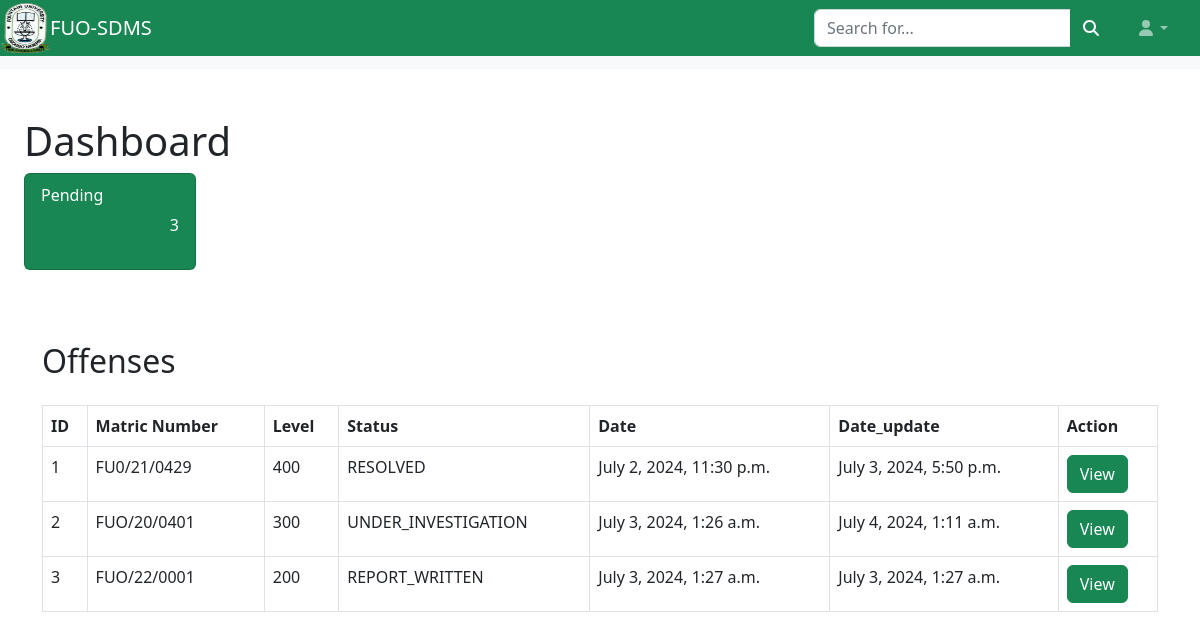
Screenshot of /home/ (signed in) with the database file from the repository.
### offense/models.py (models this page shows, shortened)
class Offense(models.Model):
    class Status(models.TextChoices):
        PENDING_STATEMENT = 'PENDING_STATEMENT', 'Pending Statement'
        REPORT_WRITTEN = 'REPORT_WRITTEN', 'Report Written'
        UNDER_INVESTIGATION = 'UNDER_INVESTIGATION', 'Under Investigation'
        RESOLVED = 'RESOLVED', 'Resolved' # completed
        RECOMMENDATION = 'RECOMMENDATION', 'Recommendation' #from SDC
    student = models.ForeignKey(Student, on_delete=models.CASCADE, related_name='offenses', null=False)
    statement = models.TextField()
    conclusion = models.TextField(blank=True)
    recommendation = models.TextField(blank=True)
    status = models.CharField(max_length=20, choices=Status.choices, default=Status.PENDING_STATEMENT)
    created_at = models.DateTimeField(auto_now_add=True)
    updated_at = models.DateTimeField(auto_now=True)

class Student(models.Model):
    name = models.CharField(max_length=100, null=False)
    matric_no = models.CharField(max_length=20, unique=True)
    level = models.CharField(max_length=10, null=False)
    department = models.CharField(max_length=30, null=False)

### offense/views.py (the view)
# urls.py: 2. Add a URL to urlpatterns:  path('', views.home, name='home')
@login_required
@security_redirect
def home(request):
    resolved_offenses = None
    if request.user.is_sdc:
       offenses = Offense.objects.select_related('student').filter(status=Offense.Status.UNDER_INVESTIGATION)
    elif request.user.is_senate:
       offenses = Offense.objects.select_related('student').filter(status__in=(Offense.Status.REPORT_WRITTEN, Offense.Status.RECOMMENDATION,))
       resolved_offenses = Offense.objects.select_related('student').filter(status=Offense.Status.RESOLVED)
    elif request.user.is_superuser:
       offenses = Offense.objects.select_related('student').all()
    context = {
        "data": offenses,
        "resolved_offenses": resolved_offenses
        }
    return render(request, 'home.html', context)

### offense/views.py (called while the page is built)
def security_redirect(view_func):
    @wraps(view_func)
    def _wrapped_view(request, *args, **kwargs):
        if request.user.is_authenticated and request.user.is_security:
            return redirect('statement_form')  # replace with your redirect URL or view name
        return view_func(request, *args, **kwargs)
    return _wrapped_view

### templates/home.html (shortened to what this page needs)
{% extends "base_navbar.html" %} {% block title %} Home - Dashboard {% endblock title %} {% block main %}
<main>
  <div class="container-fluid px-4">
    <div class="row">
      <div class="col-xl-2 col-md-6">
        <h1 class="mt-4">Dashboard</h1>
        <div class="card bg-success text-white mb-4">
          <div class="card-body">
            <h6 class="card-subtitle mb-2">Pending</h6>
            <div class="d-flex justify-content-end">
                <p> {{ data | length }}</p>
            </div>
          </div>
        </div>
      </div>
    </div>
    <div class="container mt-5">
      <h2 class="mb-4">Offenses </h2>
      <table class="table table-bordered">
        <thead class="thead-light">
          <tr>
            <th scope="col">ID</th>
            <th scope="col">Matric Number</th>
            <th scope="col">Level</th>
            <th scope="col">Status</th>
            <th scope="col">Date</th>
            <th scope="col">Date_update</th>
            <th scope="col">Action</th>
          </tr>
        </thead>
        <tbody>
          {% for item in data %}
          <tr>
            <td>{{ item.id }}</td>
            <td>{{ item.student.matric_no }}</td>
            <td>{{ item.student.level }}</td>
            <td>{{ item.status }}</td>
            <td>{{ item.created_at }}</td>
            <td>{{ item.updated_at }}</td>
            <td>
              <button type="button" class="btn btn-success" data-bs-toggle="modal" data-bs-target="#statement" data-bs-offenseid="{{item.id}}" data-bs-statement="{{item.statement}}" data-bs-recommendation="{{item.recommendation}}" data-bs-recommendation="{{item.notes}}" >
                View
              </button>
            </td>
          </tr>
        {% endfor %}
        </tbody>
      </table>
      <br/> <br/>
    </div>
</main>
{% endblock main %}

### templates/base_navbar.html (shortened to what this page needs)
{% extends "base.html" %} {% block content %}
    {% load static %}
  <nav class="sb-topnav navbar navbar-expand navbar-dark bg-success">
<a class="navbar-brand d-flex align-items-center" href="{% url 'home' %}">
    <img src="{% static 'images/fuo logo.png' %}" alt="FUO Logo" width="50" height="50" class="d-inline-block align-top">
    <span class="brand-text">FUO-SDMS</span>
</a>
  <form
    class="d-none d-md-inline-block form-inline ms-auto me-0 me-md-3 my-2 my-md-0"
  >
    <div class="input-group">
      <input
        class="form-control"
        type="text"
        placeholder="Search for..."
        aria-label="Search for..."
        aria-describedby="btnNavbarSearch"
      />
      <button class="btn btn-success" id="btnNavbarSearch" type="button">
        <i class="fas fa-search"></i>
      </button>
    </div>
  </form>
  <ul class="navbar-nav ms-auto ms-md-0 me-3 me-lg-4">
    <li class="nav-item dropdown">
      <a
        class="nav-link dropdown-toggle"
        id="navbarDropdown"
        href="#"
        role="button"
        data-bs-toggle="dropdown"
        aria-expanded="false"
        ><i class="fas fa-user fa-fw"></i
      ></a>
    </li>
  </ul>
</nav>
                <footer class="py-4 bg-light mt-auto">
                    <div class="container-fluid px-4">
                        <div class="d-flex align-items-center justify-content-between small">
                            <div class="text-muted">Copyright &copy; Your Website 2023</div>
                            <div>
                                <a href="#">Privacy Policy</a>
                                <a href="#">Terms &amp; Conditions</a>
                            </div>
                        </div>
                    </div>
                </footer>
    {% block main %} {% endblock main %}
{% endblock %}

### templates/base.html (shortened to what this page needs)
{% load static %}
<!DOCTYPE html>
<html lang="en">
  <head>
    <link
      href="https://cdn.jsdelivr.net/npm/bootstrap@5.2.3/dist/css/bootstrap.min.css"
      rel="stylesheet"
    />
    <link href="{% static 'css/base.css' %}" rel="stylesheet" />
    <link
      href="https://cdn.jsdelivr.net/npm/simple-datatables@7.1.2/dist/style.min.css"
      rel="stylesheet"
    />
  </head>
  <body class="sb-nav-fixed">
    {% block content %} {% endblock content %}
  </body>
</html>

### rows the page displays
Offense: id "1", student.matric_no "FU0/21/0429", student.level "400", status "RESOLVED", created_at "July 2, 2024, 11:30 p.m.", updated_at "July 3, 2024, 5:50 p.m."
Offense: id "2", student.matric_no "FUO/20/0401", student.level "300", status "UNDER_INVESTIGATION", created_at "July 3, 2024, 1:26 a.m.", updated_at "July 4, 2024, 1:11 a.m."
Offense: id "3", student.matric_no "FUO/22/0001", student.level "200", status "REPORT_WRITTEN", created_at "July 3, 2024, 1:27 a.m.", updated_at "July 3, 2024, 1:27 a.m."

### other values shown
{{ data | length }} "3"
